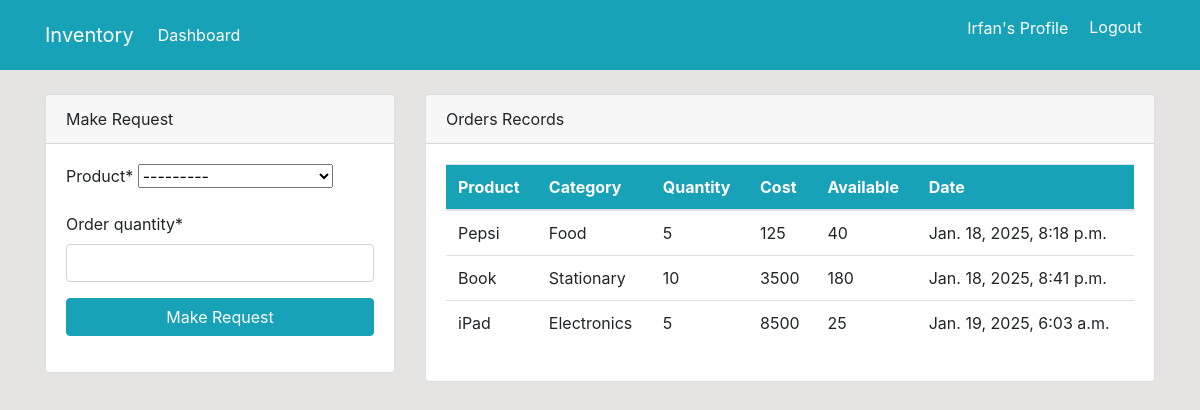
Screenshot of / (signed in) with the database file from the repository.
### dashboard/models.py (models this page shows, shortened)
class Order(models.Model):
    product = models.ForeignKey(Product, on_delete=models.CASCADE, null=True)
    staff = models.ForeignKey(User, models.CASCADE, null=True)
    order_quantity = models.PositiveBigIntegerField(null=True)
    cost = models.PositiveIntegerField(null=True, blank=True)
    date = models.DateTimeField(auto_now_add=True)
    class Meta:
        verbose_name_plural = 'Order'

class Product(models.Model):
    name = models.CharField(max_length=100, null=True)
    category = models.CharField(max_length=20, choices=CATEGORY, null=True)
    quantity = models.PositiveIntegerField(null=True)
    buying_price = models.PositiveIntegerField(null=True)
    selling_price = models.PositiveIntegerField(null=True)
    class Meta:
        verbose_name_plural = 'Product'
    def __str__(self):
        return f'{self.name}-{self.quantity} available'

### dashboard/views.py (the view)
# urls.py: path('', views.index, name='dashboard-index'),
@login_required(login_url='user-login')
def index(request):
    orders = Order.objects.all()
    products = Product.objects.all()
    workers_count = User.objects.all().count()
    orders_count = Order.objects.all().count()
    items_count = Product.objects.all().count()
    if request.method=="POST":
        form = OrderForm(request.POST)
        if form.is_valid():
            instance = form.save( commit=False )
            instance.staff = request.user
            instance.save()
            return redirect('dashboard-index')
    else:
        form = OrderForm()
    context = {
        'orders': orders,
        'form': form,
        'products': products,
        'workers_count': workers_count,
        'orders_count': orders_count,
        'items_count': items_count,
    }
    return render(request, 'dashboard/index.html', context)

### dashboard/forms.py
class OrderForm(forms.ModelForm):
    class Meta:
        model = Order
        fields = ['product', 'order_quantity']

### templates/dashboard/index.html (shortened to what this page needs)
{% extends 'partials/base.html' %}
{% block content %}
{% if user.is_authenticated and user.is_staff and user.is_superuser %}
{% include 'partials/topnav.html' %}
<div class="container">
    <div class="row my-5">
        <div class="col-md-6">
            <div class="bg-white">
                <canvas id="myChart" width="400" height="300"></canvas>
                <script>
                    var ctx = document.getElementById('myChart').getContext('2d');
                    var myChart1 = new Chart(ctx, {
                        type: 'pie',
                        data: {
                            labels: [{% for order in orders %} '{{ order.product.name }}', {% endfor %}],
                            datasets: [{
                                label: 'Orders',
                                data: [{% for order in orders %} {{ order.order_quantity }}, {% endfor %}],
                                backgroundColor: [
                                    'rgba(255, 99, 132, 1)',
                                    'rgba(54, 162, 235, 1)',
                                    'rgba(255, 206, 86, 1)',
                                    'rgba(75, 192, 192, 1)',
                                    'rgba(153, 102, 255, 1)',
                                    'rgba(255, 159, 64, 1)',
                                    'rgba(55, 199, 132, 1)',
                                    'rgba(154, 62, 235, 1)',
                                    'rgba(55, 206, 186, 1)',
                                    'rgba(175, 192, 92, 1)',
                                    'rgba(253, 102, 255, 1)',
                                    'rgba(255, 59, 64, 1)'
                                ],
                                borderColor: [
                                    'rgba(255, 99, 132, 1)',
                                    'rgba(54, 162, 235, 1)',
                                    'rgba(255, 206, 86, 1)',
                                    'rgba(75, 192, 192, 1)',
                                    'rgba(153, 102, 255, 1)',
                                    'rgba(255, 159, 64, 1)',
                                    'rgba(55, 199, 132, 1)',
                                    'rgba(154, 62, 235, 1)',
                                    'rgba(55, 206, 186, 1)',
                                    'rgba(175, 192, 92, 1)',
                                    'rgba(253, 102, 255, 1)',
                                    'rgba(255, 59, 64, 1)'
                                ],
                                borderWidth: 1
                            }]
                        },
                        options: {
                            scales: {
                                yAxes: [{
                                    ticks: {
                                        beginAtZero: true
                                    }
                                }]
                            }
                        }
                    });
                </script>
            </div>
        </div>
        <div class="col-md-6">
            <div class="bg-white">
                <canvas id="myChart1" width="400" height="300"></canvas>
                <script>
                    var ctx = document.getElementById('myChart1').getContext('2d');
                    var myChart = new Chart(ctx, {
                        type: 'bar',
                        data: {
                            labels: [{% for product in products %} '{{ product.name }}', {% endfor %}],
                            datasets: [{
                                label: 'Products Quantity Comparison',
                                data: [{% for product in products %} {{ product.quantity }}, {% endfor %}],
                                backgroundColor: [
                                    'rgba(255, 99, 132, 1)',
                                    'rgba(54, 162, 235, 1)',
                                    'rgba(255, 206, 86, 1)',
                                    'rgba(75, 192, 192, 1)',
                                    'rgba(153, 102, 255, 1)',
                                    'rgba(255, 159, 64, 1)',
                                    'rgba(55, 199, 132, 1)',
                                    'rgba(154, 62, 235, 1)',
                                    'rgba(55, 206, 186, 1)',
                                    'rgba(175, 192, 92, 1)',
                                    'rgba(253, 102, 255, 1)',
                                    'rgba(255, 59, 64, 1)'
                                ],
                                borderColor: [
                                    'rgba(255, 99, 132, 1)',
                                    'rgba(54, 162, 235, 1)',
                                    'rgba(255, 206, 86, 1)',
                                    'rgba(75, 192, 192, 1)',
                                    'rgba(153, 102, 255, 1)',
                                    'rgba(255, 159, 64, 1)',
                                    'rgba(55, 199, 132, 1)',
                                    'rgba(154, 62, 235, 1)',
                                    'rgba(55, 206, 186, 1)',
                                    'rgba(175, 192, 92, 1)',
                                    'rgba(253, 102, 255, 1)',
                                    'rgba(255, 59, 64, 1)'
                                ],
                                borderWidth: 1
                            }]
                        },
                        options: {
                            scales: {
                                yAxes: [{
                                    ticks: {
                                        beginAtZero: true
                                    }
                                }]
                            }
                        }
                    });
                </script>
            </div>
        </div>
    </div>
</div>
 <div class="container">
    <div class="row my-6">
        <div class="col-md-6">
            <div class="bg-white">
                <canvas id="myChart2" width="400" height="300"></canvas>
                <script>
                    var ctx = document.getElementById('myChart2').getContext('2d');
                    var myChart = new Chart(ctx, {
                        type: 'line',
                        data: {
                            labels: [{% for product in products %} '{{ product.name }}', {% endfor %}],
                            datasets: [{
                                label: 'Selling Price Graph',
                                data: [{% for product in products %} {{ product.selling_price }}, {% endfor %}],
                                backgroundColor: [
                                    "rgba(255,255,255,1.0)",
                                ],
                                borderColor: [
                                    "rgba(0,255,0,1)",
                                ],
                                borderWidth: 1
                            }]
                        },
                        options: {
                            scales: {
                                yAxes: [{
                                    ticks: {
                                        beginAtZero: true
                                    }
                                }]
                            }
                        }
                    });
                </script>
            </div>
        </div>
        <div class="col-md-6">
            <div class="bg-white">
                <canvas id="myChart3" width="400" height="300"></canvas>
                <script>
                    var ctx = document.getElementById('myChart3').getContext('2d');
                    var myChart = new Chart(ctx, {
                        type: 'line',
                        data: {
                            labels: [{% for product in products %} '{{ product.name }}', {% endfor %}],
                            datasets: [{
                                label: 'Buying Price Graph',
                                data: [{% for product in products %} {{ product.buying_price}}, {% endfor %}],
                                backgroundColor: [
                                    "rgba(255,255,255,1.0)",
                                ],
                                borderColor: [
                                    "rgba(0,0,0,1)",
                                ],
                                borderWidth: 1
                            }]
                        },
                        options: {
                            scales: {
                                yAxes: [{
                                    ticks: {
                                        beginAtZero: true
                                    }
                                }]
                            }
                        }
                    });
                </script>
            </div>
        </div>
    </div>
</div>
{% else %}
{% include 'dashboard/staff_index.html' %}
{% endif %}
{% endblock %}

### templates/partials/nav.html (shortened to what this page needs)
<nav class="navbar navbar-expand-lg navbar-info bg-info">
    {% if user.is_authenticated %}
    <div class="container">
        <a class="navbar-brand text-white" href="{% url 'dashboard-index' %}">Inventory</a>
        <div class="collapse navbar-collapse" id="navbarSupportedContent">
            <ul class="navbar-nav mr-auto">
                <li class="nav-item active">
                    <a class="nav-link text-white" href="{% url 'dashboard-index' %}">Dashboard </a>
                </li>
            </ul>
            <ul class="navbar-nav ml-auto">
                <li class="nav-item active">
                    <a class="nav-link text-white" href="{% url 'user-profile' %}">{{ user.username }}'s Profile </a>
                </li>
                <li class="nav-item">
                    <form action="{% url 'user-logout' %}" method="POST">
                        <input class="btn text-white" type="submit" value="Logout">
                    </form>
                </li>
            </ul>
    {% endif %}
        </div>
    </div>
</nav>

### templates/dashboard/staff_index.html (shortened to what this page needs)
{% load crispy_forms_tags %}
<div class="container">
    <div>
        <div class="row mt-4">
            <div class="col-md-4">
                <div class="card">
                    <div class="card-header">
                        Make Request
                    </div>
                    <div class="card-body">
                        <form method="POST">
                            {{ form|crispy }}
                            <input class="btn btn-info btn-block" type="submit" value="Make Request">
                        </form>
                    </div>
                </div>
            </div>
            <div class="col-md-8">
                <div class="card">
                    <div class="card-header">
                        Orders Records
                    </div>
                    <div class="card-body">
                        <table class="table bg-white">
                            <thead class="bg-info text-white">
                                <tr>
                                    <th scope="col">Product</th>
                                    <th scope="col">Category</th>
                                    <th scope="col">Quantity</th>
                                    <th scope="col">Cost</th>
                                    <th scope="col">Available</th>
                                    <th scope="col">Date</th>
                                </tr>
                            </thead>
                            <tbody>
                                {% for order in orders %}
                                {% if order.staff == user %}
                                <tr>
                                    <td>{{ order.product.name }}</td>
                                    <td>{{ order.product.category }}</td>
                                    <td>{{ order.order_quantity }}</td>
                                    <td>{{ order.cost }}</td>
                                    <td>{{ order.product.quantity }}</td>
                                    <td>{{ order.date }}</td>
                                </tr>
                                {% endif %}
                                {% endfor %}
                            </tbody>
                        </table>
                    </div>
                </div>
            </div>
        </div>
    </div>
</div>

### static/style.css (style rules this page uses)
body { background: rgb(230, 227, 227); }

### rows the page displays
Order: product.name "Pepsi", product.category "Food", order_quantity "5", cost "125", product.quantity "40", date "Jan. 18, 2025, 8:18 p.m."
Order: product.name "Book", product.category "Stationary", order_quantity "10", cost "3500", product.quantity "180", date "Jan. 18, 2025, 8:41 p.m."
Order: product.name "iPad", product.category "Electronics", order_quantity "5", cost "8500", product.quantity "25", date "Jan. 19, 2025, 6:03 a.m."

### other values shown
{{ user.username }} "Irfan"
